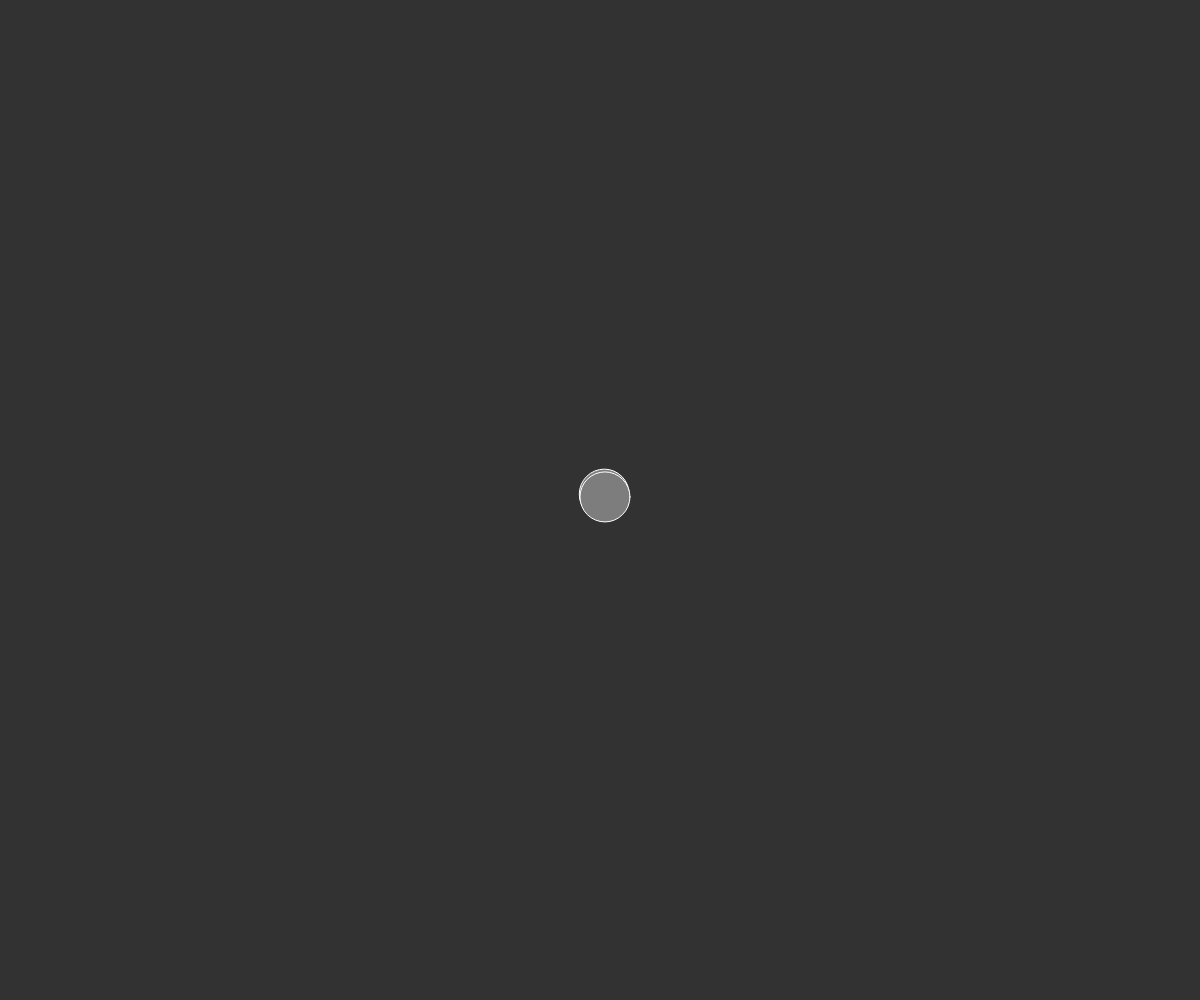
Frame 1 (no input)
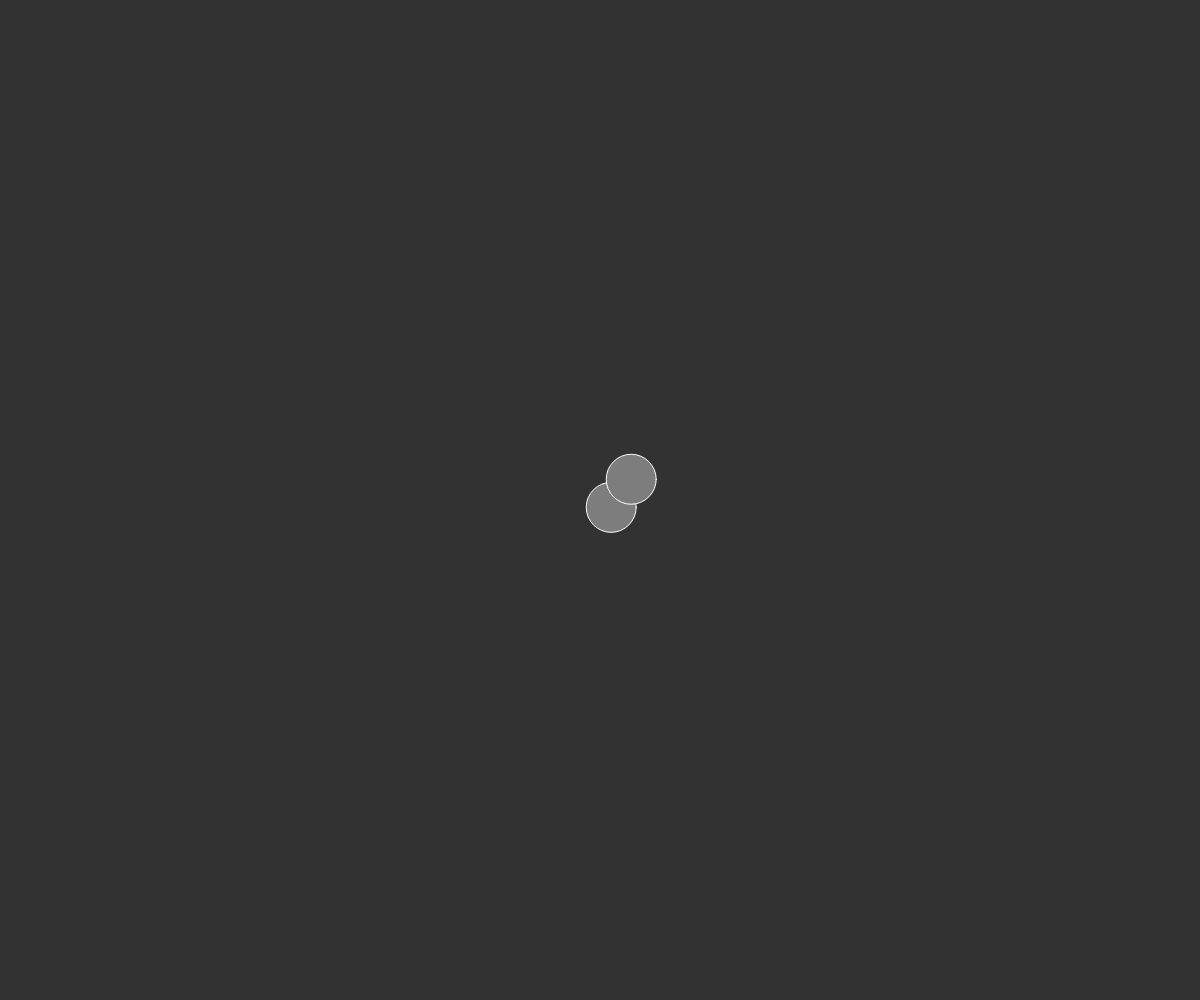
Frame 60 (no input)
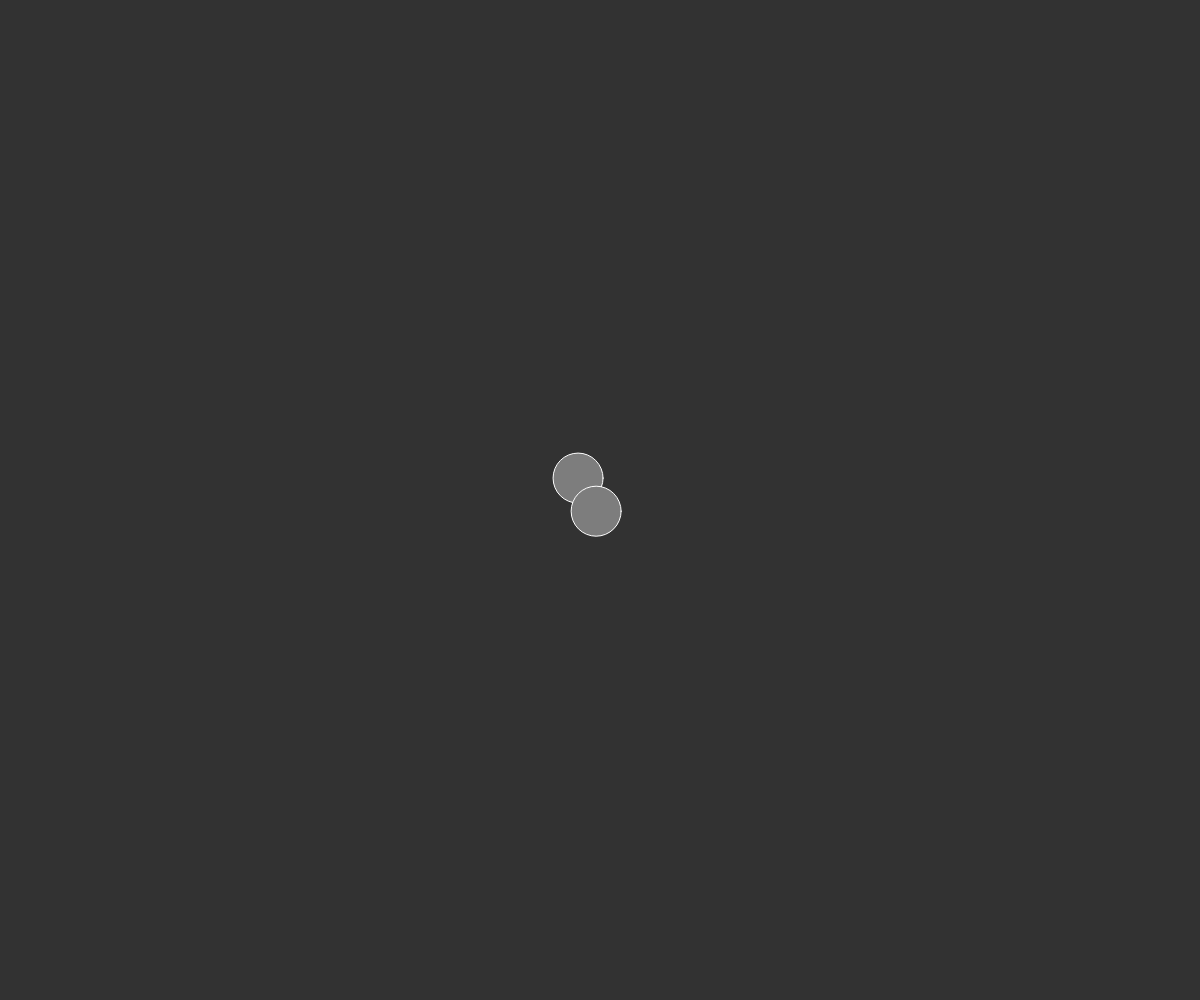
Frame 120 (the mouse pressed at the canvas centre since frame 60)

The p5.js sketch that drew these frames (run headless with seeded random() and noise() and a simulated clock; from frame 60 on, the mouse is pressed at the canvas centre):

// p5.js sketch
// ── sketch.js
///////////////////////////////////
// Jeff Guess                    //
// pratiques-algorithmiques.net  //
// github.com/jguess             //
///////////////////////////////////

var blob, blob2;

function setup() {
  createCanvas(windowWidth, windowHeight);
  
  fill(125);
  stroke(255);

  blob = new Blob();
  blob2 = new Blob(); 
}

function draw() {
  background(50);
    
  blob.move();
  blob.display();

  blob2.move();
  blob2.display();
}
// ── Blob.js
///////////////////////////////////
// Jeff Guess					 //
// pratiques-algorithmiques.net  //
// github.com/jguess			 //
///////////////////////////////////

Blob = function () {
   this.x = width/2;
   this.y = height/2;
   this.w = 50;
   this.neg = -10;
   this.pos = 10;
};

Blob.prototype.move = function() {
    this.x = this.x + random(this.neg, this.pos);
    this.y = this.y + random(this.neg, this.pos);
};

Blob.prototype.display = function() {
    ellipse(this.x, this.y, this.w, this.w);
};
